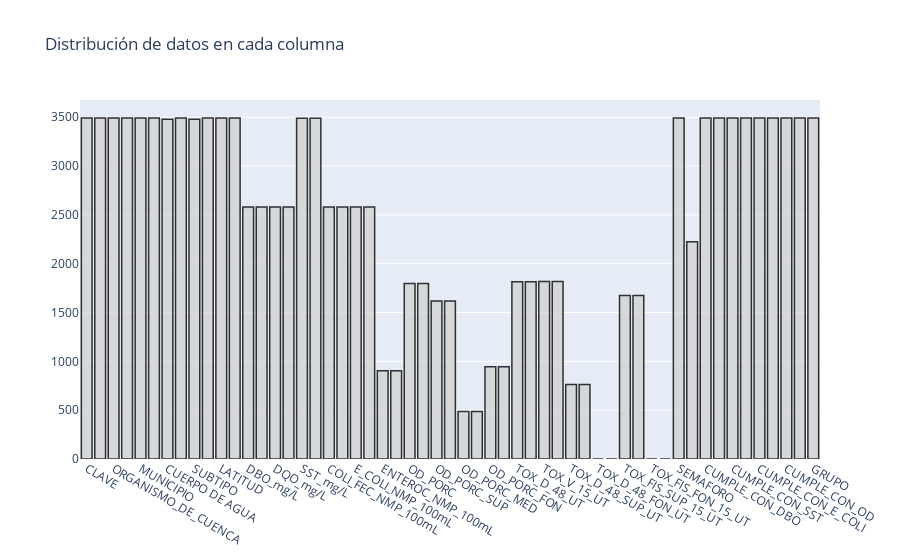

Notebook cell for this chart:
### Markdown cell above
## Valores Faltantes

### Code cell
null_cols = pd.DataFrame(len(df_superficiales['CLAVE']) - df_superficiales.isnull().sum(), columns = ['Count'])

trace = go.Bar(x = null_cols.index, y = null_cols['Count'] ,opacity = 0.8, marker=dict(color = 'lightgrey',
        line=dict(color='#000000',width=1.5)))

layout = dict(title =  "Distribución de datos en cada columna")
                    
fig = dict(data = [trace], layout=layout)
py.iplot(fig)

### Figure 1 — Plotly figure (JSON) as saved in the notebook; plotly's stock layout.template omitted (floating-point values rounded to 4 significant figures)
{"data": [{"marker": {"color": "lightgrey", "line": {"color": "#000000", "width": 1.5}}, "opacity": 0.8, "type": "bar", "x": ["CLAVE", "SITIO", "ORGANISMO_DE_CUENCA", "ESTADO", "MUNICIPIO", "CUENCA", "CUERPO DE AGUA", "TIPO", "SUBTIPO", "LONGITUD", "LATITUD", "PERIODO", "DBO_mg/L", "CALIDAD_DBO", "DQO_mg/L", "CALIDAD_DQO", "SST_mg/L", "CALIDAD_SST", "COLI_FEC_NMP_100mL", "CALIDAD_COLI_FEC", "E_COLI_NMP_100mL", "CALIDAD_E_COLI", "ENTEROC_NMP_100mL", "CALIDAD_ENTEROC", "OD_PORC", "CALIDAD_OD_PORC", "OD_PORC_SUP", "CALIDAD_OD_PORC_SUP", "OD_PORC_MED", "CALIDAD_OD_PORC_MED", "OD_PORC_FON", "CALIDAD_OD_PORC_FON", "TOX_D_48_UT", "CALIDAD_TOX_D_48", "TOX_V_15_UT", "CALIDAD_TOX_V_15", "TOX_D_48_SUP_UT", "CALIDAD TOX_D_48_SUP", "TOX_D_48_FON_UT", "CALIDAD_TOX_D_48_FON", "TOX_FIS_SUP_15_UT", "CALIDAD_TOX_FIS_SUP_15", "TOX_FIS_FON_15_UT", "CALIDAD_TOX_FIS_FON_15", "SEMAFORO", "CONTAMINANTES", "CUMPLE_CON_DBO", "CUMPLE_CON_DQO", "CUMPLE_CON_SST", "CUMPLE_CON_CF", "CUMPLE_CON_E_COLI", "CUMPLE_CON_ENTEROC", "CUMPLE_CON_OD", "CUMPLE_CON_TOX", "GRUPO"], "y": [3493, 3493, 3493, 3493, 3493, 3492, 3479, 3493, 3479, 3493, 3493, 3493, 2581, 2581, 2581, 2581, 3489, 3489, 2582, 2582, 2582, 2582, 904, 904, 1797, 1797, 1619, 1619, 487, 487, 946, 946, 1816, 1816, 1819, 1819, 762, 762, 0, 0, 1674, 1674, 0, 0, 3493, 2226, 3493, 3493, 3493, 3493, 3493, 3493, 3493, 3493, 3493]}], "layout": {"title": {"text": "Distribución de datos en cada columna"}}}
